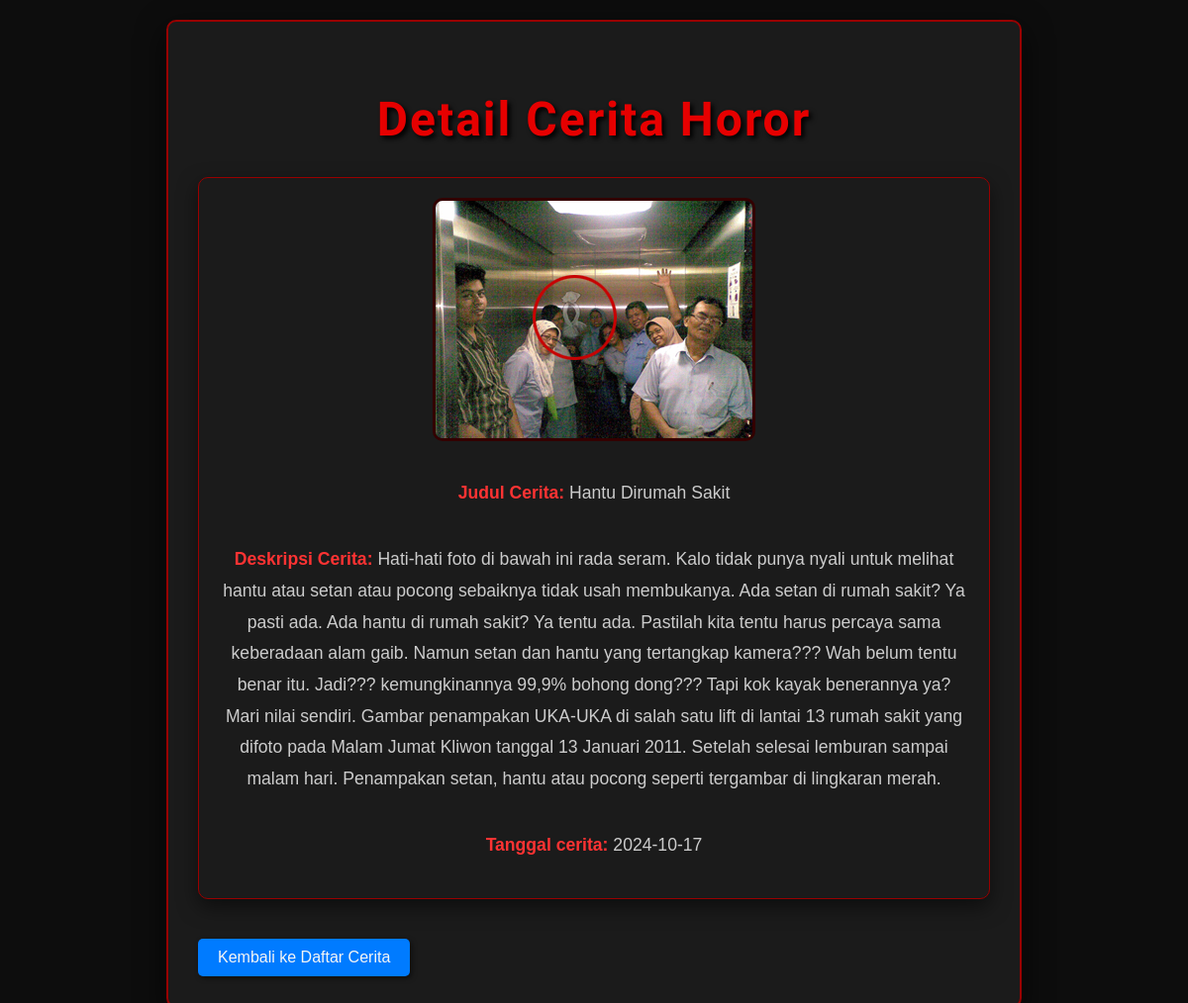
/detail_cerita.php?id=4, run on the app's committed database.
### tables this page shows
CREATE TABLE ceritaku (
        id_cerita INTEGER PRIMARY KEY AUTOINCREMENT,
        foto TEXT NOT NULL,
        judul_cerita TEXT NOT NULL,
        deskripsi_cerita TEXT NOT NULL,
        created_at DATE NOT NULL
    );

### detail_cerita.php (the view, shortened to what this page needs)
<?php
if (isset($_GET['id'])) {
    $id_cerita = $_GET['id'];
    $db = connect_db();
    $query = "SELECT * FROM ceritaku WHERE id_cerita = $id_cerita";
    $cerita = $db->querySingle($query, true);
}
?>
<!DOCTYPE html>
<html lang="en">
<head>
</head>
<body>
    <div class="container">
        <h2>Detail Cerita Horor</h2>
        <?php if ($cerita): ?>
            <div class="detail-container">
                <img src="uploads/<?php echo $cerita['foto']; ?>" alt="Foto Cerita">
                <p><strong>Judul Cerita:</strong> <?php echo $cerita['judul_cerita']; ?></p>
                <p><strong>Deskripsi Cerita:</strong> <?php echo $cerita['deskripsi_cerita']; ?></p>
                <p><strong>Tanggal cerita:</strong> <?php echo $cerita['created_at']; ?></p>
            </div>
        <?php else: ?>
            <p>Cerita tidak ditemukan.</p>
        <?php endif; ?>
        <a class="back-link" href="index.php">Kembali ke Daftar Cerita</a>
    </div>
</body>
</html>

### detail_cerita.php (style rules this page uses)
body { font-family: 'Arial', sans-serif; background-color: #0d0d0d; color: #f5f5f5; margin: 0; padding: 20px; }
.container { max-width: 800px; margin: auto; background-color: #1b1b1b; padding: 30px; border-radius: 10px; box-shadow: 0 10px 30px rgba(0, 0, 0, 0.7); border: 2px solid #990000; }
h2 { color: #e60000; font-family: 'Creepster', cursive; text-align: center; text-shadow: 3px 3px 5px #000; letter-spacing: 2px; margin-bottom: 30px; font-size: 3em; }
.detail-container { display: flex; flex-direction: column; align-items: center; margin-bottom: 20px; background-color: #1b1b1b; padding: 20px; border-radius: 10px; border: 1px solid #990000; box-shadow: 0 8px 20px rgba(0, 0, 0, 0.5); }
img { max-width: 100%; border-radius: 10px; border: 3px solid #330000; margin-bottom: 20px; }
p { line-height: 1.8; font-size: 1.1em; color: #ccc; text-align: center; }
p strong { color: #ff3333; }
a { display: inline-block; margin-top: 20px; padding: 10px 20px; background-color: #cc0000; color: #f5f5f5; text-decoration: none; border-radius: 5px; box-shadow: 2px 2px 5px rgba(0, 0, 0, 0.5); transition: background-color 0.3s ease, box-shadow 0.3s ease; }
.back-link { background-color: #007bff; }

### data on the page
ceritaku: foto (picture), judul_cerita "Hantu Dirumah Sakit", deskripsi_cerita "Hati-hati foto di bawah ini rada seram. Kalo tidak punya nyali untuk melihat hantu atau setan atau pocong sebaiknya tidak usah membukanya. Ada setan di rumah sakit? Ya pasti ada. Ada hantu di rumah sakit? Ya tentu ada. Pastilah kita tentu harus percaya sama keberadaan alam gaib. Namun setan dan hantu yang tertangkap kamera??? Wah belum tentu benar itu. Jadi??? kemungkinannya 99,9% bohong dong??? Tapi kok kayak benerannya ya? Mari nilai sendiri. Gambar penampakan UKA-UKA di salah satu lift di lantai 13 rumah sakit yang difoto pada Malam Jumat Kliwon tanggal 13 Januari 2011. Setelah selesai lemburan sampai malam hari. Penampakan setan, hantu atau pocong seperti tergambar di lingkaran merah.", created_at "2024-10-17"
